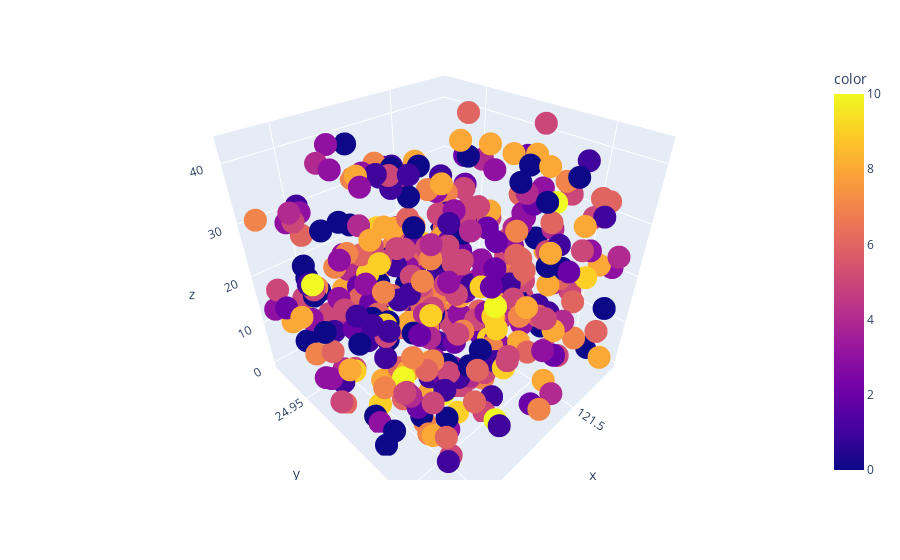

Source (notebook cell):
### Markdown cell above
# Property Locations Map based on latitude and longitude data.

### Code cell
px.scatter_3d(x=df.Longitude,y=df.Latitude,z=df['House age'],color=df['Number of convenience stores'])

### Figure 1 — Plotly figure (JSON) as saved in the notebook; plotly's stock layout.template omitted (floating-point values rounded to 4 significant figures; data arrays with more than 128 entries replaced by an {"elided": "..."} marker saying what was removed)
{"data": [{"hovertemplate": "x=%{x}<br>y=%{y}<br>z=%{z}<br>color=%{marker.color}<extra></extra>", "legendgroup": "", "marker": {"color": {"elided": "414 int values"}, "coloraxis": "coloraxis", "symbol": "circle"}, "mode": "markers", "name": "", "scene": "scene", "showlegend": false, "type": "scatter3d", "x": {"elided": "414 float values"}, "y": {"elided": "414 float values"}, "z": {"elided": "414 float values"}}], "layout": {"autosize": true, "coloraxis": {"colorbar": {"title": {"text": "color"}}, "colorscale": [[0, "#0d0887"], [0.1111, "#46039f"], [0.2222, "#7201a8"], [0.3333, "#9c179e"], [0.4444, "#bd3786"], [0.5556, "#d8576b"], [0.6667, "#ed7953"], [0.7778, "#fb9f3a"], [0.8889, "#fdca26"], [1, "#f0f921"]]}, "legend": {"tracegroupgap": 0}, "margin": {"t": 60}, "scene": {"aspectmode": "auto", "aspectratio": {"x": 1, "y": 1, "z": 1}, "camera": {"center": {"x": 0, "y": 0, "z": 0}, "eye": {"x": 1.062, "y": 1.062, "z": 1.062}, "projection": {"type": "perspective"}, "up": {"x": 0.002365, "y": -0.002359, "z": 1.0}}, "domain": {"x": [0, 1], "y": [0, 1]}, "xaxis": {"title": {"text": "x"}, "type": "linear"}, "yaxis": {"title": {"text": "y"}, "type": "linear"}, "zaxis": {"title": {"text": "z"}, "type": "linear"}}}}
